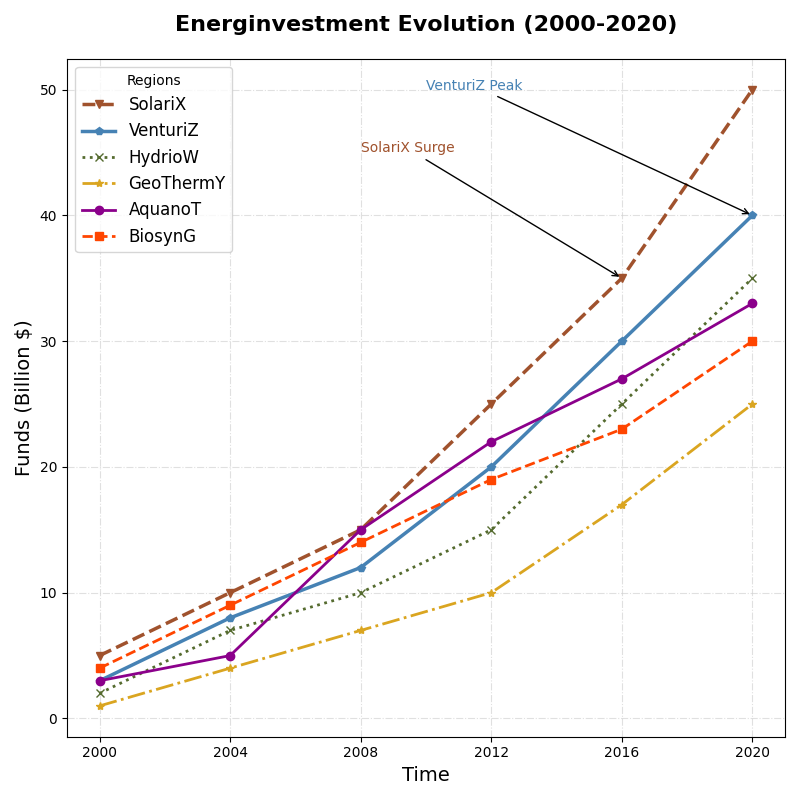

Here is the Python script that generated this plot:
import matplotlib.pyplot as plt
import numpy as np

# Data
years = np.arange(2000, 2021, 4)
countries = ['SolariX', 'VenturiZ', 'HydrioW', 'GeoThermY', 'AquanoT', 'BiosynG']

solaria_investment = [5, 10, 15, 25, 35, 50]
ventura_investment = [3, 8, 12, 20, 30, 40]
hydrona_investment = [2, 7, 10, 15, 25, 35]
geotherma_investment = [1, 4, 7, 10, 17, 25]
aquano_investment = [3, 5, 15, 22, 27, 33]  # Added new data
biosyn_investment = [4, 9, 14, 19, 23, 30]  # Added new data

# Create figure
fig, ax = plt.subplots(figsize=(8, 8))

# Plot each country with different styles
ax.plot(years, solaria_investment, marker='v', linestyle='--', color='#A0522D', linewidth=2.5, label='SolariX')
ax.plot(years, ventura_investment, marker='p', linestyle='-', color='#4682B4', linewidth=2.5, label='VenturiZ')
ax.plot(years, hydrona_investment, marker='x', linestyle=':', color='#556B2F', linewidth=2, label='HydrioW')
ax.plot(years, geotherma_investment, marker='*', linestyle='-.', color='#DAA520', linewidth=2, label='GeoThermY')
ax.plot(years, aquano_investment, marker='o', linestyle='-', color='#8B008B', linewidth=2, label='AquanoT')  # New plot
ax.plot(years, biosyn_investment, marker='s', linestyle='--', color='#FF4500', linewidth=2, label='BiosynG')  # New plot

ax.set_title('Energinvestment Evolution (2000-2020)', fontsize=16, weight='bold', pad=20)
ax.set_xlabel('Time', fontsize=14)
ax.set_ylabel('Funds (Billion $)', fontsize=14)
ax.set_xticks(years)
ax.grid(True, linestyle='-.', which='both', color='lightgrey', alpha=0.7)
ax.legend(title='Regions', loc='upper left', fontsize=12)

ax.annotate('SolariX Surge', xy=(2016, 35), xytext=(2008, 45),
             arrowprops=dict(facecolor='#A0522D', arrowstyle='->'), fontsize=10, color='#A0522D')
ax.annotate('VenturiZ Peak', xy=(2020, 40), xytext=(2010, 50),
             arrowprops=dict(facecolor='#4682B4', arrowstyle='->'), fontsize=10, color='#4682B4')

plt.tight_layout()
plt.show()
